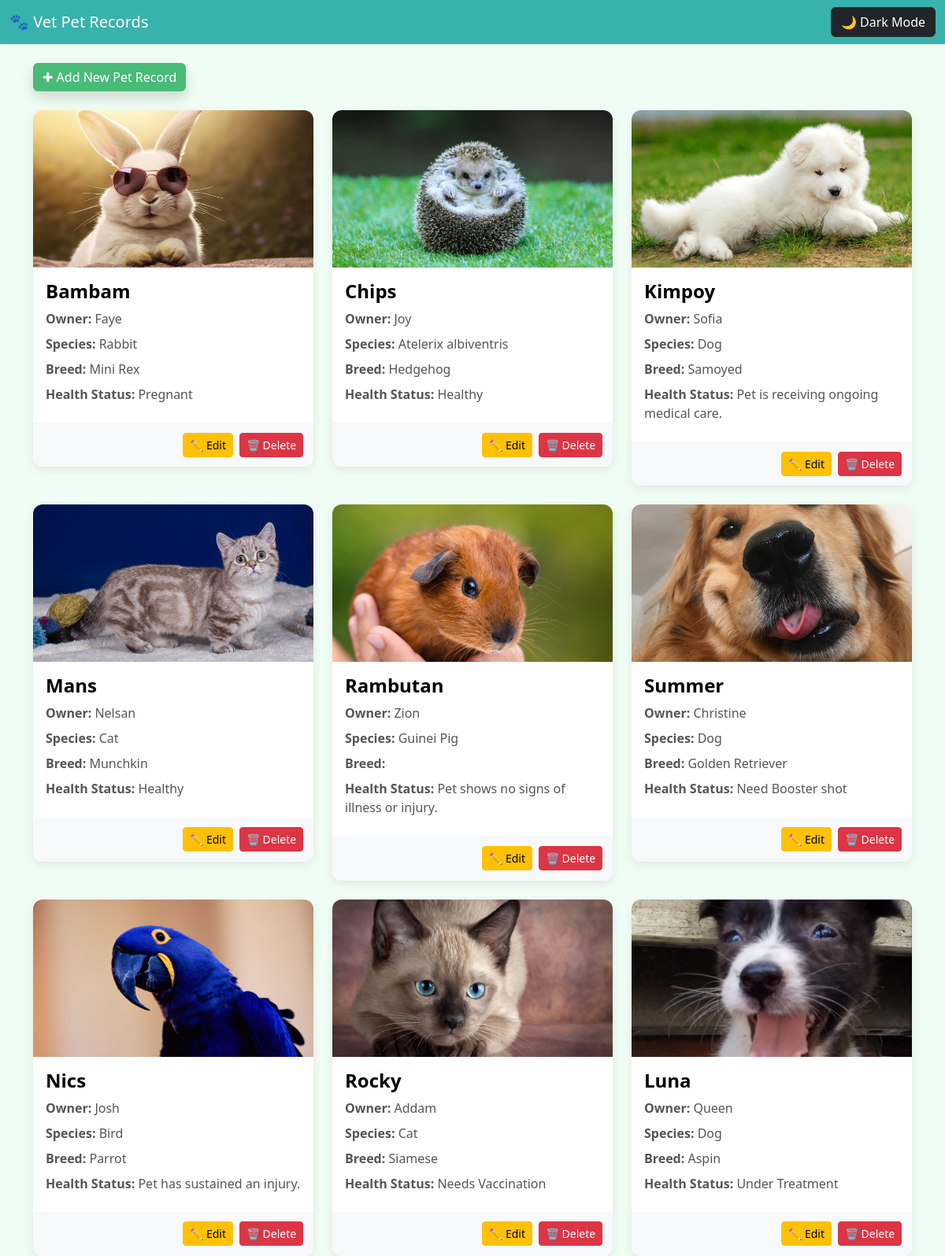
The page / on the database its author committed.
### tables this page shows
CREATE TABLE `pets` (
  `id` int(11) NOT NULL,
  `pet_name` varchar(100) NOT NULL,
  `species` varchar(100) NOT NULL,
  `breed` varchar(100) DEFAULT NULL,
  `owner_name` varchar(100) NOT NULL,
  `health_status` varchar(255) NOT NULL,
  `image` varchar(255) DEFAULT NULL,
  `created_at` timestamp NOT NULL DEFAULT current_timestamp()
);

### index.php (the view, shortened to what this page needs)
<?php include 'db.php'; ?>
<!DOCTYPE html>
<html lang="en">
<head>
    <link rel="stylesheet" href="https://cdn.jsdelivr.net/npm/bootstrap@5.3.3/dist/css/bootstrap.min.css">
    <link rel="stylesheet" href="https://cdn.jsdelivr.net/npm/sweetalert2@11/dist/sweetalert2.min.css">
</head>
<body>
<nav class="navbar navbar-expand-lg navbar-dark shadow-sm">
    <div class="container-fluid">
        <a class="navbar-brand" href="#">🐾 Vet Pet Records</a>
        <button class="btn btn-dark ms-auto" id="toggleDarkMode">🌙 Dark Mode</button>
    </div>
</nav>
<div class="container mt-4">
    <button class="btn btn-primary mb-4 shadow" data-bs-toggle="modal" data-bs-target="#addPetModal">
        ✚ Add New Pet Record
    </button>
    <div class="row g-4">
        <?php
        $stmt = $pdo->query("SELECT * FROM pets ORDER BY id DESC");
        while ($row = $stmt->fetch(PDO::FETCH_ASSOC)) {
            $pet_name = htmlspecialchars($row['pet_name']);
            $species = htmlspecialchars($row['species']);
            $breed = htmlspecialchars($row['breed']);
            $owner_name = htmlspecialchars($row['owner_name']);
            $health_status = htmlspecialchars($row['health_status']);
            $image = htmlspecialchars($row['image']);
            $id = $row['id'];
        ?>
            <div class="col-lg-4 col-md-6">
                <div class="pet-booklet">
                    <img src="uploads/<?= $image ?>" alt="<?= $pet_name ?>" class="pet-booklet-img">
                    <div class="pet-booklet-body">
                        <h5 class="pet-booklet-title"><?= $pet_name ?></h5>
                        <p class="pet-booklet-text"><strong>Owner:</strong> <?= $owner_name ?></p>
                        <p class="pet-booklet-text"><strong>Species:</strong> <?= $species ?></p>
                        <p class="pet-booklet-text"><strong>Breed:</strong> <?= $breed ?></p>
                        <p class="pet-booklet-text"><strong>Health Status:</strong> <?= $health_status ?></p>
                    </div>
                    <div class="pet-booklet-footer d-grid gap-2 d-sm-flex justify-content-sm-end">
                        <button class="btn btn-warning btn-sm" data-bs-toggle="modal" data-bs-target="#editPetModal<?= $id ?>">✏️ Edit</button>
                        <button class="btn btn-danger btn-sm delete-btn" data-id="<?= $id ?>">🗑️ Delete</button>
                    </div>
                </div>
            </div>
        <?php } ?>
    </div>
</div>
</body>
</html>

### index.php (style rules this page uses)
body { background-color: #f0fdf4; color: #000; transition: background 0.4s, color 0.4s; }
.navbar { background-color: #38b2ac; transition: background 0.4s; }
.btn-primary { background-color: #48bb78; border: none; transition: all 0.3s ease; }
.pet-booklet { background: #fff; border-radius: 12px; box-shadow: 0 4px 12px rgba(0,0,0,.08); overflow: hidden; transition: all 0.3s ease; }
.pet-booklet-img { width: 100%; height: 200px; object-fit: cover; transition: transform 0.3s ease; }
.pet-booklet-body { padding: 1rem; }
.pet-booklet-title { font-size: 1.5rem; font-weight: bold; }
.pet-booklet-text { color: #555; margin-bottom: .5rem; transition: color 0.3s ease; }
.pet-booklet-footer { background: #f8f9fa; padding: .8rem; transition: background 0.3s ease; }

### rows shown on the page
pets: image (picture), pet_name "Bambam", owner_name "Faye", species "Rabbit", breed "Mini Rex", health_status "Pregnant"
pets: image (picture), pet_name "Chips", owner_name "Joy", species "Atelerix albiventris", breed "Hedgehog", health_status "Healthy"
pets: image (picture), pet_name "Kimpoy", owner_name "Sofia", species "Dog", breed "Samoyed", health_status "Pet is receiving ongoing medical care."
pets: image (picture), pet_name "Mans", owner_name "Nelsan", species "Cat", breed "Munchkin", health_status "Healthy"
pets: image (picture), pet_name "Rambutan", owner_name "Zion", species "Guinei Pig", health_status "Pet shows no signs of illness or injury."
pets: image (picture), pet_name "Summer", owner_name "Christine", species "Dog", breed "Golden Retriever", health_status "Need Booster shot"
pets: image (picture), pet_name "Nics", owner_name "Josh", species "Bird", breed "Parrot", health_status "Pet has sustained an injury."
pets: image (picture), pet_name "Rocky", owner_name "Addam", species "Cat", breed "Siamese", health_status "Needs Vaccination"
pets: image (picture), pet_name "Luna", owner_name "Queen", species "Dog", breed "Aspin", health_status "Under Treatment"
